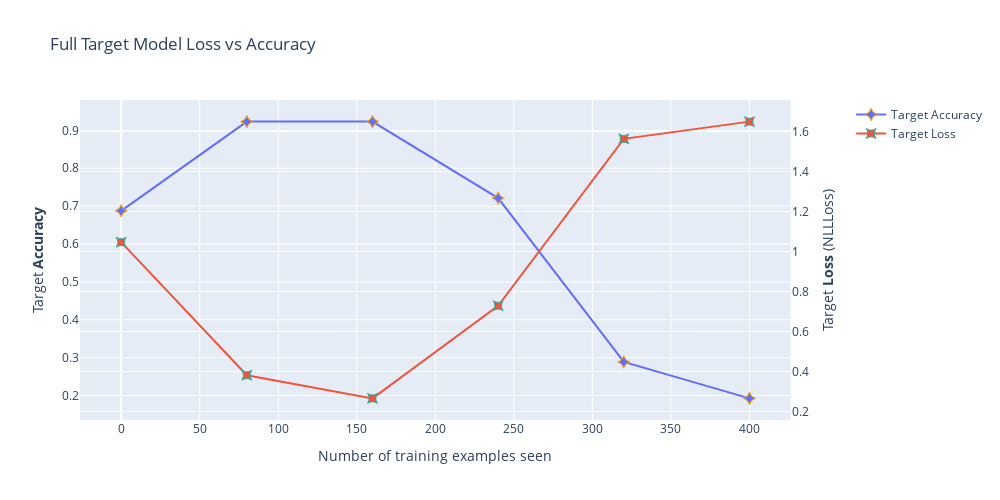

The notebook cell saved with this chart:
### Code cell
import plotly
fig = plotly.subplots.make_subplots(specs=[[{"secondary_y": True}]])
fig.add_trace(go.Scatter(x=clf_test_counter, y=clf_accuracies, marker_symbol='star-diamond', 
                         marker_line_color="orange", marker_line_width=1, marker_size=9, mode='lines+markers', 
                         name='Target Accuracy'), secondary_y=False)
fig.add_trace(go.Scatter(x=clf_test_counter, y=clf_losses, marker_symbol='star-square', 
                         marker_line_color="lightseagreen", marker_line_width=1, marker_size=9, mode='lines+markers',
                         name='Target Loss'), secondary_y=True)
fig.update_layout(
    width=1000,
    height=500,
    title="Full Target Model Loss vs Accuracy")
fig.update_xaxes(title_text="Number of training examples seen")
fig.update_yaxes(title_text="Target <b>Accuracy</b>", secondary_y=False)
fig.update_yaxes(title_text="Target <b>Loss</b> (NLLLoss)", secondary_y=True)
fig.show()
fig.write_image(output_path+"/Target_Loss_Accuracy Loss.pdf")


import seaborn as sns
import matplotlib.pyplot as plt

data = {
    'Number of training examples seen': clf_test_counter,
    'Target Accuracy': clf_accuracies,
    'Target Loss': clf_losses
}

df = pd.DataFrame(data)
plt.figure(figsize=(10, 5))
sns.lineplot(data=df, x='Number of training examples seen', y='Target Accuracy', label='Target Accuracy')
ax2 = plt.twinx()
sns.lineplot(data=df, x='Number of training examples seen', y='Target Loss', ax=ax2, color='lightseagreen', label='Target Loss')
plt.title("Full Target Model Loss vs Accuracy")
plt.xlabel("Number of training examples seen")
plt.ylabel("Target Accuracy")
ax2.set_ylabel("Target Loss (NLLLoss)", color='lightseagreen')
plt.savefig(output_path+"/Target_Loss_Accuracy Loss.eps", format='eps', bbox_inches='tight')
plt.savefig(output_path+"/Target_Loss_Accuracy.png", format='png', bbox_inches='tight',dpi=300)
plt.show()

### Figure 1 — Plotly figure (JSON) as saved in the notebook; plotly's stock layout.template omitted (floating-point values rounded to 4 significant figures)
{"data": [{"marker": {"line": {"color": "orange", "width": 1}, "size": 9, "symbol": "star-diamond"}, "mode": "lines+markers", "name": "Target Accuracy", "type": "scatter", "x": [0, 80, 160, 240, 320, 400], "xaxis": "x", "y": [0.6875, 0.9231, 0.9231, 0.7212, 0.2885, 0.1923], "yaxis": "y"}, {"marker": {"line": {"color": "lightseagreen", "width": 1}, "size": 9, "symbol": "star-square"}, "mode": "lines+markers", "name": "Target Loss", "type": "scatter", "x": [0, 80, 160, 240, 320, 400], "xaxis": "x", "y": [1.047, 0.3811, 0.2652, 0.7287, 1.564, 1.65], "yaxis": "y2"}], "layout": {"height": 500, "title": {"text": "Full Target Model Loss vs Accuracy"}, "width": 1000, "xaxis": {"anchor": "y", "domain": [0, 0.94], "title": {"text": "Number of training examples seen"}}, "yaxis": {"anchor": "x", "domain": [0, 1], "title": {"text": "Target <b>Accuracy</b>"}}, "yaxis2": {"anchor": "x", "overlaying": "y", "side": "right", "title": {"text": "Target <b>Loss</b> (NLLLoss)"}}}}
